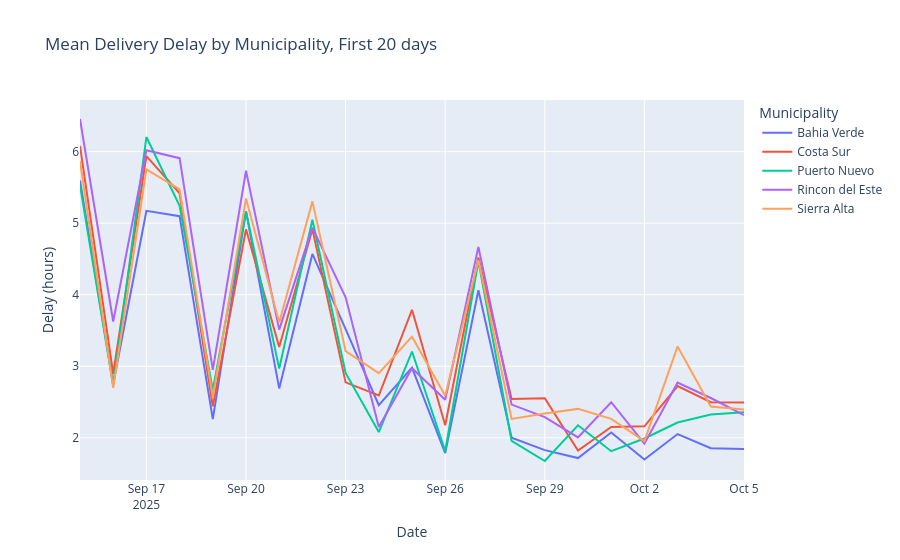

The notebook cell saved with this chart:
### Code cell
bydate_mun = df.groupby(['date','municipality'], as_index=False)['delivery_delay_hours'].mean()
fig = px.line(
    bydate_mun,
    x='date',
    y='delivery_delay_hours',
    color='municipality',
    title=f'Mean Delivery Delay by Municipality, First {date_range} days',
    labels={
        'delivery_delay_hours': 'Delay (hours)',
        'date': 'Date',
        'municipality': 'Municipality'
    },
    )

fig.show()
